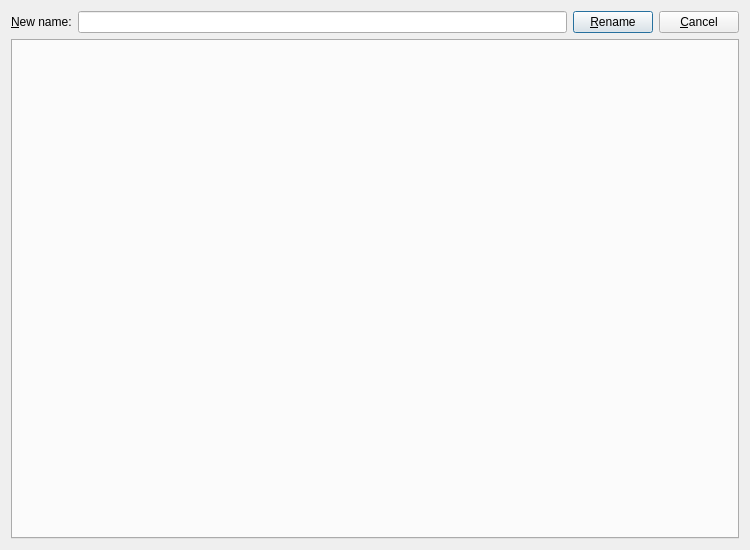
<?xml version="1.0" encoding="UTF-8"?>
<ui version="4.0">
 <class>RenameDialog</class>
 <widget class="QDialog" name="RenameDialog">
  <property name="geometry">
   <rect>
    <x>0</x>
    <y>0</y>
    <width>750</width>
    <height>550</height>
   </rect>
  </property>
  <property name="windowTitle">
   <string comment="@title:window">Rename</string>
  </property>
  <layout class="QVBoxLayout" name="verticalLayout">
   <item>
    <layout class="QHBoxLayout" name="horizontalLayout">
     <item>
      <widget class="QLabel" name="newNameLabel">
       <property name="text">
        <string comment="@label:textbox">&amp;New name:</string>
       </property>
       <property name="buddy">
        <cstring>edit</cstring>
       </property>
      </widget>
     </item>
     <item>
      <widget class="QLineEdit" name="edit"/>
     </item>
     <item>
      <widget class="QPushButton" name="goButton">
       <property name="toolTip">
        <string>&lt;html&gt;&lt;head/&gt;&lt;body&gt;&lt;p&gt;&amp;quot;Note: All overloaded functions, overloads, forward-declarations, etc. will be renamed too&amp;quot;&lt;/p&gt;&lt;/body&gt;&lt;/html&gt;</string>
       </property>
       <property name="text">
        <string comment="@action:button">&amp;Rename</string>
       </property>
      </widget>
     </item>
     <item>
      <widget class="QPushButton" name="cancelButton">
       <property name="text">
        <string comment="@action:button">&amp;Cancel</string>
       </property>
      </widget>
     </item>
    </layout>
   </item>
   <item>
    <widget class="QTabWidget" name="tabWidget">
     <property name="currentIndex">
      <number>-1</number>
     </property>
    </widget>
   </item>
  </layout>
 </widget>
 <resources/>
 <connections>
  <connection>
   <sender>cancelButton</sender>
   <signal>clicked()</signal>
   <receiver>RenameDialog</receiver>
   <slot>reject()</slot>
   <hints>
    <hint type="sourcelabel">
     <x>702</x>
     <y>22</y>
    </hint>
    <hint type="destinationlabel">
     <x>374</x>
     <y>274</y>
    </hint>
   </hints>
  </connection>
  <connection>
   <sender>goButton</sender>
   <signal>clicked()</signal>
   <receiver>RenameDialog</receiver>
   <slot>accept()</slot>
   <hints>
    <hint type="sourcelabel">
     <x>617</x>
     <y>22</y>
    </hint>
    <hint type="destinationlabel">
     <x>374</x>
     <y>274</y>
    </hint>
   </hints>
  </connection>
 </connections>
</ui>
